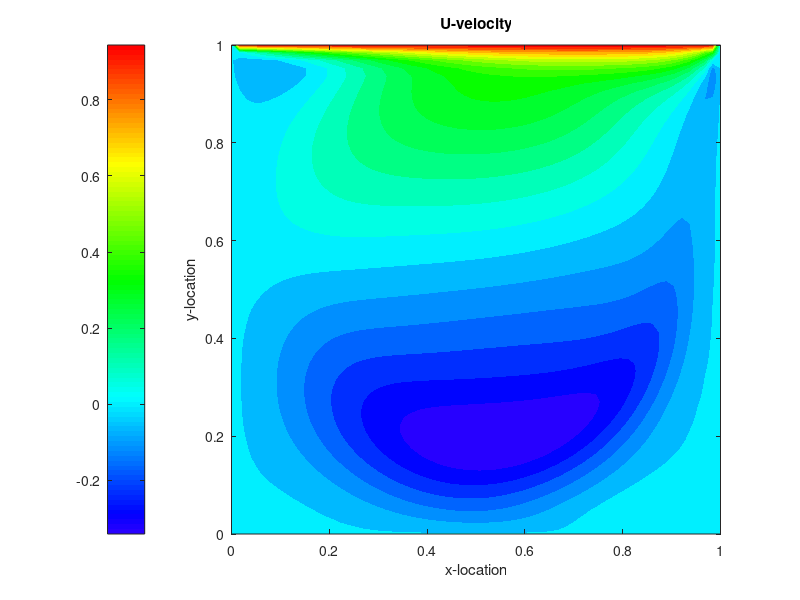
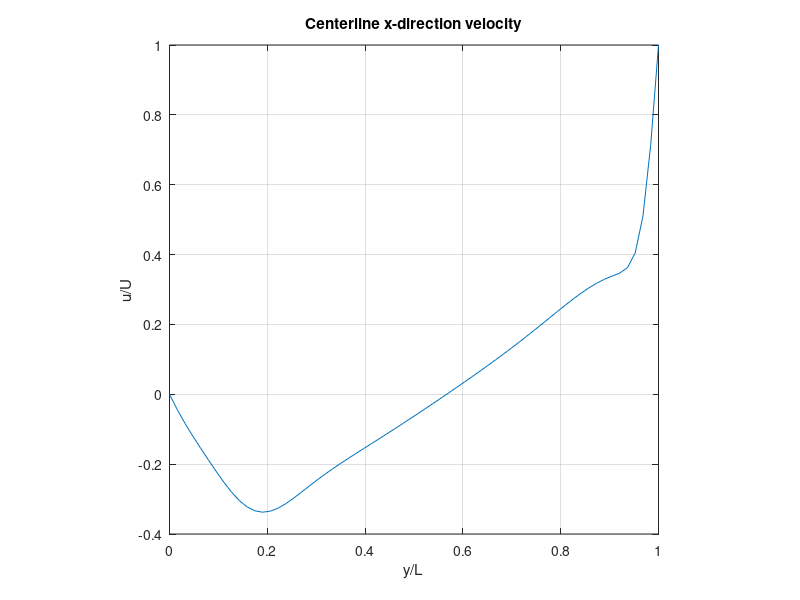
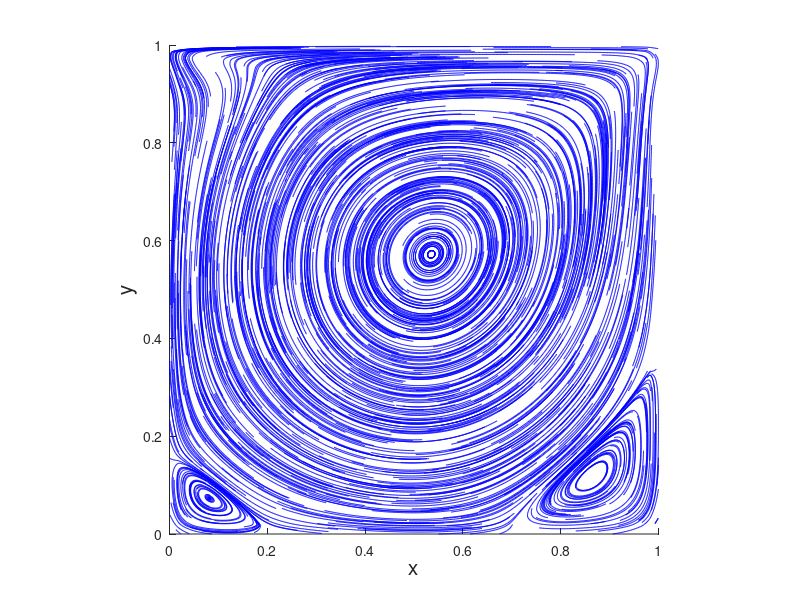

Here is the MATLAB script that generated these plots, in order: (Note: a time limit stopped this script after it produced the figures.)
clear; close all

Nx = 64; L = 1; Wall_Velocity = 1; 
rho = 1; mu = 0.001; 
dt = 0.001; maxIt = 50000; maxe = 1e-7; 

Ny = Nx; h=L/(Nx-1); x = 0:h:L; y = 0:h:L;
im = 1:Nx-2; i = 2:Nx-1; ip = 3:Nx; jm = 1:Ny-2; j = 2:Ny-1; jp = 3:Ny;

Vo = zeros(Nx,Ny); St = Vo; Vop = Vo; u = Vo; v = Vo;

for iter = 1:maxIt

Vo(1:Nx,Ny) = -2*St(1:Nx,Ny-1)/(h^2) - Wall_Velocity*2/h; 
Vo(1:Nx,1) = -2*St(1:Nx,2) /(h^2); 
Vo(1,1:Ny) = -2*St(2,1:Ny) /(h^2); 
Vo(Nx,1:Ny) = -2*St(Nx-1,1:Ny)/(h^2); 

Vop = Vo;
Vo(i,j) = Vop(i,j) + ...
(-1*(St(i,jp)-St(i,jm))/(2*h) .* (Vop(ip,i)-Vop(im,j))/(2*h)+...
(St(ip,j)-St(im,j))/(2*h) .* (Vop(i,jp)-Vop(i,jm))/(2*h)+...
mu/rho*(Vop(ip,j)+Vop(im,j)-4*Vop(i,j)+Vop(i,jp)+Vop(i,jm))/(h^2))*dt;

St(i,j) = (Vo(i,j)*h^2 + St(ip,j) + St(i,jp) + St(i,jm) + St(im,j))/4;

if iter > 10
error = max(max(Vo - Vop))
if error < maxe
break;
end
end
end

u(2:Nx-1,Ny) = Wall_Velocity;
u(i,j) = (St(i,jp)-St(i,jm))/(2*h); v(i,j) = (-St(ip,j)+St(im,j))/(2*h);

cm = hsv(ceil(100/0.7)); cm = flipud(cm(1:100,:));
figure(1); contourf(x,y,u',23,'LineColor','none');
title('U-velocity'); xlabel('x-location'); ylabel('y-location')
axis('equal',[0 L 0 L]); colormap(cm); colorbar('westoutside');
figure(2); plot(y,u(round(Ny/2),:));
title('Centerline x-direction velocity');
xlabel('y/L'); ylabel('u/U'); axis('square'); xlim([0 L]); grid on
N = 1000; xstart = max(x)*rand(N,1); ystart = max(y)*rand(N,1);
[X,Y] = meshgrid(x,y);
figure(3); h=streamline(X,Y,u',v',xstart,ystart,[0.1, 200]);
xlabel('x','FontSize',15); ylabel('y','FontSize',15)
axis('equal',[0 L 0 L]); set(h,'color','b')
